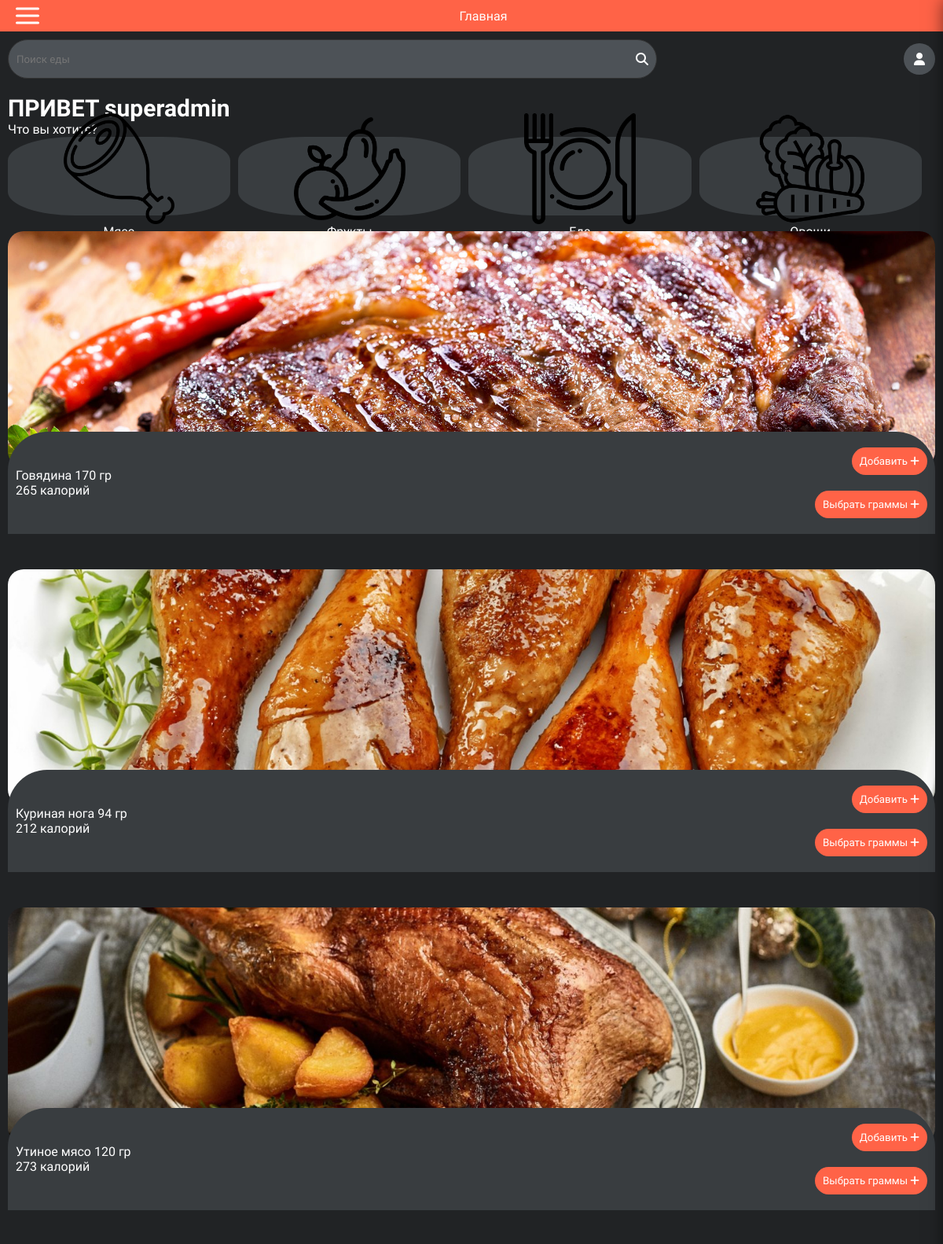
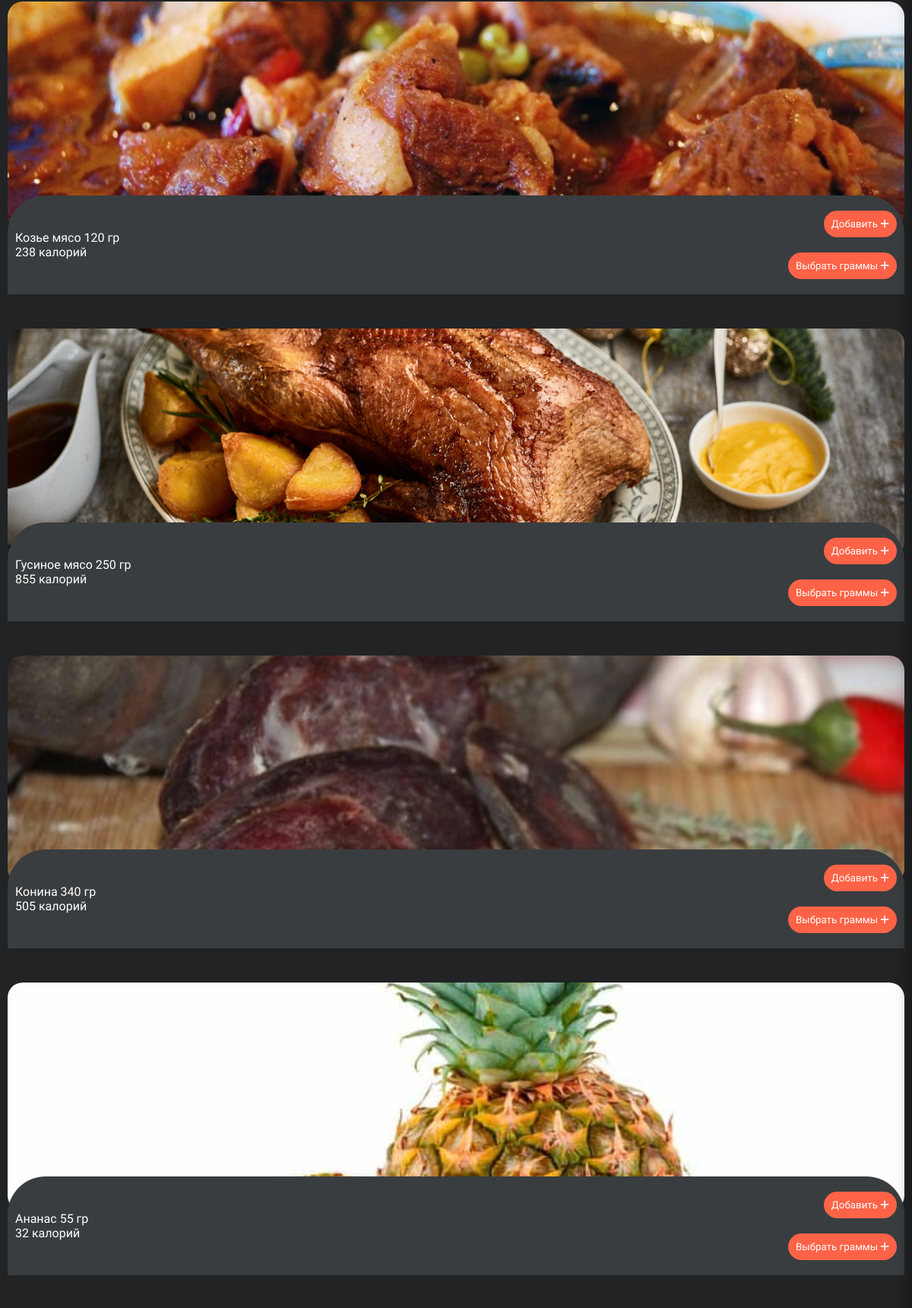
The app's page /home/ (signed in, upper part) with its own data (2 pictures, top to bottom).
### pages/models.py (models this page shows, shortened)
class FoodItem(models.Model):
    name = models.CharField(max_length=100)
    serving = models.CharField(max_length=100)
    calories = models.IntegerField()
    food_type = models.CharField(
        max_length=10,
        choices=FoodType.choices,
        default=FoodType.FOOD
    )
    image = models.ImageField(upload_to='food_images/')  # Specify the directory for uploaded images

### pages/views.py (the view)
# urls.py: path('home/', views.home, name='home'),
def home(request):
    if request.user.is_authenticated:
        food_type = request.GET.get('food_type', None)
        print(food_type)
        if food_type:
            food_items = FoodItem.objects.filter(food_type=food_type).all()
        else:
            food_items = FoodItem.objects.all()  # Or handle differently if no type is specified
        query = request.GET.get('query', '')
        if query:
            food_items = FoodItem.objects.filter(name__icontains=query)
        return render(request, 'home.html', context={'foods': food_items, 'query': query, 'food_type': food_type})
    else:
        return render(request, 'welcome.html')

### templates/home.html (shortened to what this page needs)
{% extends "base.html" %}
{% load static %}
{% block page_name %}
    <a style="text-decoration: none ; color: white" href="{% url 'home' %}">Главная</a>
{% endblock %}
{% block content %}
<div class="content_search">
        <form action="{% url 'home' %}" method="get" class="search">
            <input type="search" name="query" placeholder="Поиск еды" {% if query %}value="{{ query }}"{% endif %}>
                <i class="fa-solid fa-magnifying-glass"></i>
        </form>
        <div class="content_search-user">
            <i class="fa-solid fa-user"></i>
        </div>
    </div>
    <div class="content_text">
        <h2>ПРИВЕТ {{ user.username }}</h2>
        <p>Что вы хотите?</p>
    </div>
    <div class="content_list">
        <div class="content_list-box{% if food_type == 'MEAT' %} actives {% endif %}">
            <a  href="{% url 'home' %}?food_type=MEAT" style="display: flex; flex-direction: column; align-items: center; text-decoration: none">
                <img src="{% static 'images/meat.png' %}" width="50%" alt="Иконка еды">
                <p>Мясо</p>
            </a>
        </div>
        <div class="content_list-box{% if food_type == 'FRUIT' %} actives {% endif %}">
            <a style="text-decoration: none" href="{% url 'home' %}?food_type=FRUIT">
                <img src="{% static 'images/FRUIT.png' %}" width="50%" alt="Иконка еды">
                <p>Фрукты</p>
            </a>
        </div>
        <div class="content_list-box{% if food_type == 'FOOD' %} actives {% endif %}">
            <a style="text-decoration: none" href="{% url 'home' %}?food_type=FOOD">
                <img src="{% static 'images/FOOD.png' %}" width="50%" alt="Иконка еды">
                <p>Еда</p>
            </a>
        </div>
        <div class="content_list-box{% if food_type == 'VEGETABLE' %} actives {% endif %}">
            <a style="text-decoration: none" href="{% url 'home' %}?food_type=VEGETABLE">
                <img src="{% static 'images/vegetable.png' %}" width="50%" alt="Иконка еды">
                <p>Овощи</p>
            </a>
        </div>
    </div>
    <div class="content_dishes">
        <div class="content_dishes-start">
{% for food in foods %}
<div class="content_dishes-box">
    <div class="content_dishes-box-img">
        <img style="object-fit: cover;" src="{{ food.image.url }}" alt="">
    </div>
    <div style="top: -45px" class="content_dishes-box-text">
        <div class="content_dishes-box-text-top">
            <p>{{ food.name }} {{ food.serving }} гр<br>
                {{ food.calories }} калорий</p>
            <div class="content_start">
                <form action="{% url 'add_to_cart' food.pk %}" method="post">
                    <button type="submit">Добавить <i class="fa-solid fa-add"></i></button>
                </form>
            <button type="button" class="select-gram" data-food-id="{{ food.pk }}">Выбрать граммы <i class="fa-solid fa-add"></i></button>
            </div>
        </div>
    </div>
</div>
{% endfor %}
        </div>
    </div>
{% endblock %}

### static/css/style.css (style rules this page uses)
* { margin: 0; padding: 0; box-sizing: border-box; font-family: "Amita", serif; }
.content_search { display: flex; justify-content: space-between; align-items: center; }
.search input { border: none; color: #fff; background: transparent; }
.search { background-color: #4d5257; width: 70%; border: 1px solid #333; height: 50px; margin: 10px 0; border-radius: 30px; color: #fff; display: flex; justify-content: space-between; padding: 10px; align-items: center; }
.content_search-user { color: #fff; background-color: #4d5257; border-radius: 50%; width: 40px; display: flex; justify-content: center; align-items: center; height: 40px; }
.content_text { margin-top: 10px; color: #fff; margin-bottom: 20px; }
.content_text h2 { font-size: 30px; margin-bottom: 15px; }
.content_list { display: flex; gap: 10px; align-items: center; }
.content_list-box { background-color: #393d40; border-radius: 30%; align-items: center; display: flex; flex-direction: column; justify-content: center; width: 24%; height: 100px; margin-bottom: 20px; }
.content_list-box p { color: #fff; }
.content_list-box a { display: flex; flex-direction: column; align-items: center; }
.content_dishes-box-img { width: 100%; height: 300px; border-radius: 20px; }
.content_dishes-box-img img { width: 100%; height: 100%; border-radius: 20px; }
.content_dishes-box-text { background-color: #393d40; border-top-left-radius: 50px; border-top-right-radius: 50px; position: relative; padding: 20px 10px ; z-index: 12; top: -100px; }
.content_start button { background-color: tomato; border-radius: 30px; padding: 10px; border: none; color: #fff; cursor: pointer; }
.content_dishes-box-text-top { display: flex; align-items: center; justify-content: space-between; }
.content_dishes-box-text-top p { color: #fff; }
.content_text h2 { margin: 0; }
.content_text { margin-bottom: 0; }
.content_start { display: flex; flex-direction: column; gap: 20px; align-items: flex-end; }

### static/css/register.css (style rules this page uses)
* { margin: 0; padding: 0; box-sizing: border-box; }

### static/css/login.css (style rules this page uses)
* { margin: 0; padding: 0; box-sizing: border-box; }

### records on screen
FoodItem: image (picture), name "Говядина", serving "170", calories "265"
FoodItem: image (picture), name "Куриная нога", serving "94", calories "212"
FoodItem: image (picture), name "Утиное мясо", serving "120", calories "273"
FoodItem: image (picture), name "Козье мясо", serving "120", calories "238"
FoodItem: image (picture), name "Гусиное мясо", serving "250", calories "855"
FoodItem: image (picture), name "Конина", serving "340", calories "505"
FoodItem: image (picture), name "Ананас", serving "55", calories "32"

### other values on screen
{{ user.username }} "superadmin"
